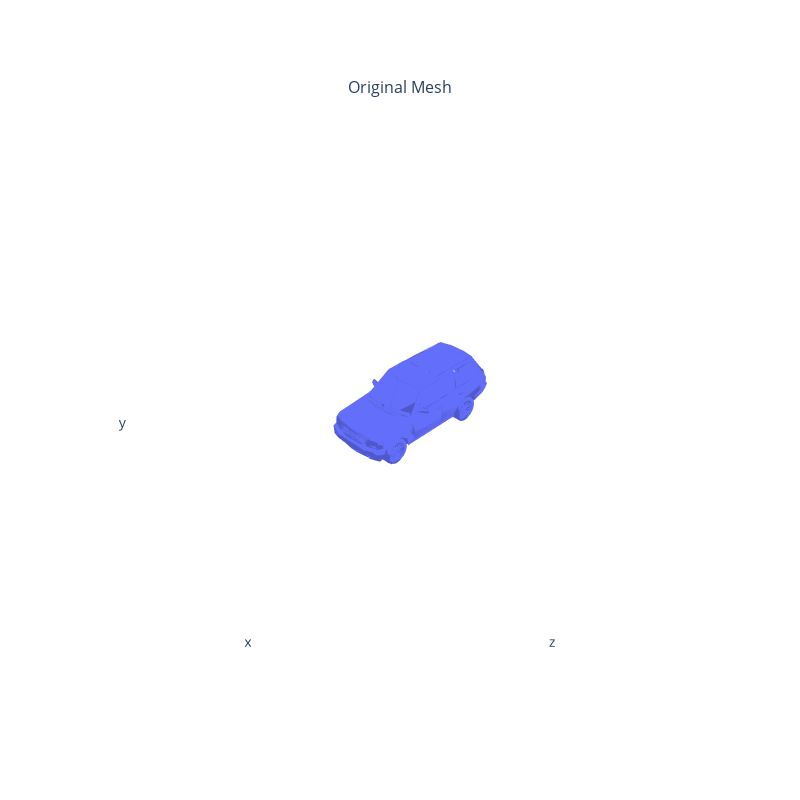

Source (notebook cell):
### Code cell
import torch
import numpy as np
import skimage
import matplotlib.pyplot as plt
import trimesh
from pytorch3d.io import load_obj
from pytorch3d.ops import sample_farthest_points, knn_points
from pytorch3d.ops.marching_cubes import marching_cubes
from pytorch3d.structures import Meshes, Pointclouds
from pytorch3d.vis.plotly_vis import plot_scene


def visualize_mesh(mesh, title="Mesh"):
    # 创建可视化场景
    fig = plot_scene({
        title: {
            "mesh": mesh
        }
    })
    fig.update_layout(height=800, width=800)
    return fig.show()


mesh_path = "..\\assets\\models\\benchmark\\019-SUV.obj"
verts, faces, aux = load_obj(mesh_path)
orig_mesh = Meshes(verts=[verts], faces=[faces.verts_idx])
print("显示原始模型...")
visualize_mesh(orig_mesh, "Original Mesh")
tsdf_grid, dense_points = compute_tsdf(
    mesh_path,
    l=64, w=64, h=64,
    K=100,
    init_samples=4096,  # 初始密集采样点数
    fps_samples=2048     # FPS下采样后点数
)

point_cloud = Pointclouds(points=[dense_points.squeeze()])  # 创建点云结构

# 可视化
# fig = plot_scene({
#     "Pointcloud": {
#         "scene": point_cloud
#     }
# })
# fig.update_layout(height=800, width=800)
# fig.show()

print((tsdf_grid > 0).sum())
vertices, faces, normals, _ = skimage.measure.marching_cubes(
    tsdf_grid.cpu().numpy(), gradient_direction='descent', level=0)
# verts, faces = marching_cubes(
#     tsdf_grid.unsqueeze(0),  # 需要batch维度
#     isolevel=0.1,
#     return_local_coords=True
#     )
# vertices = verts[0].numpy()
# faces = faces[0].numpy()
# tsdf_mesh = Meshes(verts=[torch.from_numpy(vertices)],
#                    faces=[torch.from_numpy(faces)])

### Figure 1 — Plotly figure (JSON) as saved in the notebook; plotly's stock layout.template omitted (floating-point values rounded to 4 significant figures; data arrays with more than 128 entries replaced by an {"elided": "..."} marker saying what was removed)
{"data": [{"i": {"elided": "4937 int values"}, "j": {"elided": "4937 int values"}, "k": {"elided": "4937 int values"}, "lighting": {"ambient": 0.8, "diffuse": 1, "facenormalsepsilon": 1e-06, "fresnel": 0, "roughness": 0.5, "specular": 0, "vertexnormalsepsilon": 1e-12}, "name": "mesh", "scene": "scene", "type": "mesh3d", "x": {"elided": "4294 float values"}, "y": {"elided": "4294 float values"}, "z": {"elided": "4294 float values"}}], "layout": {"annotations": [{"font": {"size": 16}, "showarrow": false, "text": "Original Mesh", "x": 0.5, "xanchor": "center", "xref": "paper", "y": 1, "yanchor": "bottom", "yref": "paper"}], "height": 800, "scene": {"aspectmode": "cube", "camera": {"up": {"x": 0, "y": 1, "z": 0}}, "domain": {"x": [0, 1], "y": [0, 1]}, "xaxis": {"backgroundcolor": "#fff", "range": [-4.808, 4.81], "showaxeslabels": false, "showgrid": false, "showline": false, "showticklabels": false, "ticks": "", "zeroline": false}, "yaxis": {"backgroundcolor": "#fff", "range": [-4.057, 5.561], "showaxeslabels": false, "showgrid": false, "showline": false, "showticklabels": false, "ticks": "", "zeroline": false}, "zaxis": {"backgroundcolor": "#fff", "range": [-4.281, 5.337], "showaxeslabels": false, "showgrid": false, "showline": false, "showticklabels": false, "ticks": "", "zeroline": false}}, "width": 800}}
